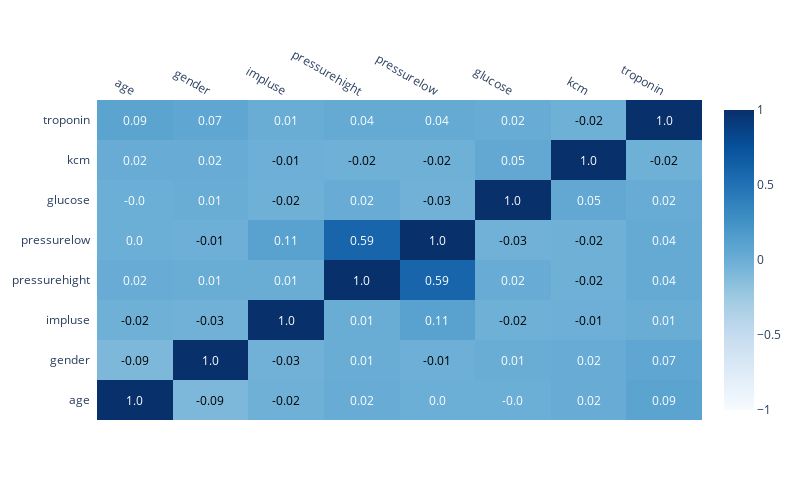

This figure's notebook cell:
### Markdown cell above
### Correlation matrix

### Code cell
!pip install plotly
import plotly.figure_factory as ff
# fraction value upto 2 decimal 
corr_matrix= correlation_matrix.round(2)  

fig = ff.create_annotated_heatmap(
    x=list(corr_matrix.columns),
    y=list(corr_matrix.index),
    z=corr_matrix.values,
    zmax=1.0,  # maximum value for color scale
    zmin=-1.0,  # minimum value for color scale
    colorscale="Blues") 

# Add color bar
colorbar = dict(
    title="Correlation",  # Color bar title
    tickvals=[-1, -0.5, 0, 0.5, 1],  # Specify tick positions
    ticktext=["-1", "-0.5", "0", "0.5", "1"],  # Specify tick labels
)

fig["data"][0]["showscale"] = True
fig["layout"]["coloraxis"]["colorbar"] = colorbar
fig.update_layout(
    height=500,
    width=800,
)

fig.show()

### Figure 1 — Plotly figure (JSON) as saved in the notebook; plotly's stock layout.template omitted (floating-point values rounded to 4 significant figures)
{"data": [{"colorscale": [[0, "rgb(247,251,255)"], [0.125, "rgb(222,235,247)"], [0.25, "rgb(198,219,239)"], [0.375, "rgb(158,202,225)"], [0.5, "rgb(107,174,214)"], [0.625, "rgb(66,146,198)"], [0.75, "rgb(33,113,181)"], [0.875, "rgb(8,81,156)"], [1, "rgb(8,48,107)"]], "reversescale": false, "showscale": true, "type": "heatmap", "x": ["age", "gender", "impluse", "pressurehight", "pressurelow", "glucose", "kcm", "troponin"], "y": ["age", "gender", "impluse", "pressurehight", "pressurelow", "glucose", "kcm", "troponin"], "z": [[1, -0.09, -0.02, 0.02, 0, 0, 0.02, 0.09], [-0.09, 1, -0.03, 0.01, -0.01, 0.01, 0.02, 0.07], [-0.02, -0.03, 1, 0.01, 0.11, -0.02, -0.01, 0.01], [0.02, 0.01, 0.01, 1, 0.59, 0.02, -0.02, 0.04], [0, -0.01, 0.11, 0.59, 1, -0.03, -0.02, 0.04], [0, 0.01, -0.02, 0.02, -0.03, 1, 0.05, 0.02], [0.02, 0.02, -0.01, -0.02, -0.02, 0.05, 1, -0.02], [0.09, 0.07, 0.01, 0.04, 0.04, 0.02, -0.02, 1]], "zmax": 1, "zmin": -1}], "layout": {"annotations": [{"font": {"color": "#FFFFFF"}, "showarrow": false, "text": "1.0", "x": "age", "xref": "x", "y": "age", "yref": "y"}, {"font": {"color": "#000000"}, "showarrow": false, "text": "-0.09", "x": "gender", "xref": "x", "y": "age", "yref": "y"}, {"font": {"color": "#000000"}, "showarrow": false, "text": "-0.02", "x": "impluse", "xref": "x", "y": "age", "yref": "y"}, {"font": {"color": "#FFFFFF"}, "showarrow": false, "text": "0.02", "x": "pressurehight", "xref": "x", "y": "age", "yref": "y"}, {"font": {"color": "#FFFFFF"}, "showarrow": false, "text": "0.0", "x": "pressurelow", "xref": "x", "y": "age", "yref": "y"}, {"font": {"color": "#FFFFFF"}, "showarrow": false, "text": "-0.0", "x": "glucose", "xref": "x", "y": "age", "yref": "y"}, {"font": {"color": "#FFFFFF"}, "showarrow": false, "text": "0.02", "x": "kcm", "xref": "x", "y": "age", "yref": "y"}, {"font": {"color": "#FFFFFF"}, "showarrow": false, "text": "0.09", "x": "troponin", "xref": "x", "y": "age", "yref": "y"}, {"font": {"color": "#000000"}, "showarrow": false, "text": "-0.09", "x": "age", "xref": "x", "y": "gender", "yref": "y"}, {"font": {"color": "#FFFFFF"}, "showarrow": false, "text": "1.0", "x": "gender", "xref": "x", "y": "gender", "yref": "y"}, {"font": {"color": "#000000"}, "showarrow": false, "text": "-0.03", "x": "impluse", "xref": "x", "y": "gender", "yref": "y"}, {"font": {"color": "#FFFFFF"}, "showarrow": false, "text": "0.01", "x": "pressurehight", "xref": "x", "y": "gender", "yref": "y"}, {"font": {"color": "#000000"}, "showarrow": false, "text": "-0.01", "x": "pressurelow", "xref": "x", "y": "gender", "yref": "y"}, {"font": {"color": "#FFFFFF"}, "showarrow": false, "text": "0.01", "x": "glucose", "xref": "x", "y": "gender", "yref": "y"}, {"font": {"color": "#FFFFFF"}, "showarrow": false, "text": "0.02", "x": "kcm", "xref": "x", "y": "gender", "yref": "y"}, {"font": {"color": "#FFFFFF"}, "showarrow": false, "text": "0.07", "x": "troponin", "xref": "x", "y": "gender", "yref": "y"}, {"font": {"color": "#000000"}, "showarrow": false, "text": "-0.02", "x": "age", "xref": "x", "y": "impluse", "yref": "y"}, {"font": {"color": "#000000"}, "showarrow": false, "text": "-0.03", "x": "gender", "xref": "x", "y": "impluse", "yref": "y"}, {"font": {"color": "#FFFFFF"}, "showarrow": false, "text": "1.0", "x": "impluse", "xref": "x", "y": "impluse", "yref": "y"}, {"font": {"color": "#FFFFFF"}, "showarrow": false, "text": "0.01", "x": "pressurehight", "xref": "x", "y": "impluse", "yref": "y"}, {"font": {"color": "#FFFFFF"}, "showarrow": false, "text": "0.11", "x": "pressurelow", "xref": "x", "y": "impluse", "yref": "y"}, {"font": {"color": "#000000"}, "showarrow": false, "text": "-0.02", "x": "glucose", "xref": "x", "y": "impluse", "yref": "y"}, {"font": {"color": "#000000"}, "showarrow": false, "text": "-0.01", "x": "kcm", "xref": "x", "y": "impluse", "yref": "y"}, {"font": {"color": "#FFFFFF"}, "showarrow": false, "text": "0.01", "x": "troponin", "xref": "x", "y": "impluse", "yref": "y"}, {"font": {"color": "#FFFFFF"}, "showarrow": false, "text": "0.02", "x": "age", "xref": "x", "y": "pressurehight", "yref": "y"}, {"font": {"color": "#FFFFFF"}, "showarrow": false, "text": "0.01", "x": "gender", "xref": "x", "y": "pressurehight", "yref": "y"}, {"font": {"color": "#FFFFFF"}, "showarrow": false, "text": "0.01", "x": "impluse", "xref": "x", "y": "pressurehight", "yref": "y"}, {"font": {"color": "#FFFFFF"}, "showarrow": false, "text": "1.0", "x": "pressurehight", "xref": "x", "y": "pressurehight", "yref": "y"}, {"font": {"color": "#FFFFFF"}, "showarrow": false, "text": "0.59", "x": "pressurelow", "xref": "x", "y": "pressurehight", "yref": "y"}, {"font": {"color": "#FFFFFF"}, "showarrow": false, "text": "0.02", "x": "glucose", "xref": "x", "y": "pressurehight", "yref": "y"}, {"font": {"color": "#000000"}, "showarrow": false, "text": "-0.02", "x": "kcm", "xref": "x", "y": "pressurehight", "yref": "y"}, {"font": {"color": "#FFFFFF"}, "showarrow": false, "text": "0.04", "x": "troponin", "xref": "x", "y": "pressurehight", "yref": "y"}, {"font": {"color": "#FFFFFF"}, "showarrow": false, "text": "0.0", "x": "age", "xref": "x", "y": "pressurelow", "yref": "y"}, {"font": {"color": "#000000"}, "showarrow": false, "text": "-0.01", "x": "gender", "xref": "x", "y": "pressurelow", "yref": "y"}, {"font": {"color": "#FFFFFF"}, "showarrow": false, "text": "0.11", "x": "impluse", "xref": "x", "y": "pressurelow", "yref": "y"}, {"font": {"color": "#FFFFFF"}, "showarrow": false, "text": "0.59", "x": "pressurehight", "xref": "x", "y": "pressurelow", "yref": "y"}, {"font": {"color": "#FFFFFF"}, "showarrow": false, "text": "1.0", "x": "pressurelow", "xref": "x", "y": "pressurelow", "yref": "y"}, {"font": {"color": "#000000"}, "showarrow": false, "text": "-0.03", "x": "glucose", "xref": "x", "y": "pressurelow", "yref": "y"}, {"font": {"color": "#000000"}, "showarrow": false, "text": "-0.02", "x": "kcm", "xref": "x", "y": "pressurelow", "yref": "y"}, {"font": {"color": "#FFFFFF"}, "showarrow": false, "text": "0.04", "x": "troponin", "xref": "x", "y": "pressurelow", "yref": "y"}, {"font": {"color": "#FFFFFF"}, "showarrow": false, "text": "-0.0", "x": "age", "xref": "x", "y": "glucose", "yref": "y"}, {"font": {"color": "#FFFFFF"}, "showarrow": false, "text": "0.01", "x": "gender", "xref": "x", "y": "glucose", "yref": "y"}, {"font": {"color": "#000000"}, "showarrow": false, "text": "-0.02", "x": "impluse", "xref": "x", "y": "glucose", "yref": "y"}, {"font": {"color": "#FFFFFF"}, "showarrow": false, "text": "0.02", "x": "pressurehight", "xref": "x", "y": "glucose", "yref": "y"}, {"font": {"color": "#000000"}, "showarrow": false, "text": "-0.03", "x": "pressurelow", "xref": "x", "y": "glucose", "yref": "y"}, {"font": {"color": "#FFFFFF"}, "showarrow": false, "text": "1.0", "x": "glucose", "xref": "x", "y": "glucose", "yref": "y"}, {"font": {"color": "#FFFFFF"}, "showarrow": false, "text": "0.05", "x": "kcm", "xref": "x", "y": "glucose", "yref": "y"}, {"font": {"color": "#FFFFFF"}, "showarrow": false, "text": "0.02", "x": "troponin", "xref": "x", "y": "glucose", "yref": "y"}, {"font": {"color": "#FFFFFF"}, "showarrow": false, "text": "0.02", "x": "age", "xref": "x", "y": "kcm", "yref": "y"}, {"font": {"color": "#FFFFFF"}, "showarrow": false, "text": "0.02", "x": "gender", "xref": "x", "y": "kcm", "yref": "y"}, {"font": {"color": "#000000"}, "showarrow": false, "text": "-0.01", "x": "impluse", "xref": "x", "y": "kcm", "yref": "y"}, {"font": {"color": "#000000"}, "showarrow": false, "text": "-0.02", "x": "pressurehight", "xref": "x", "y": "kcm", "yref": "y"}, {"font": {"color": "#000000"}, "showarrow": false, "text": "-0.02", "x": "pressurelow", "xref": "x", "y": "kcm", "yref": "y"}, {"font": {"color": "#FFFFFF"}, "showarrow": false, "text": "0.05", "x": "glucose", "xref": "x", "y": "kcm", "yref": "y"}, {"font": {"color": "#FFFFFF"}, "showarrow": false, "text": "1.0", "x": "kcm", "xref": "x", "y": "kcm", "yref": "y"}, {"font": {"color": "#000000"}, "showarrow": false, "text": "-0.02", "x": "troponin", "xref": "x", "y": "kcm", "yref": "y"}, {"font": {"color": "#FFFFFF"}, "showarrow": false, "text": "0.09", "x": "age", "xref": "x", "y": "troponin", "yref": "y"}, {"font": {"color": "#FFFFFF"}, "showarrow": false, "text": "0.07", "x": "gender", "xref": "x", "y": "troponin", "yref": "y"}, {"font": {"color": "#FFFFFF"}, "showarrow": false, "text": "0.01", "x": "impluse", "xref": "x", "y": "troponin", "yref": "y"}, {"font": {"color": "#FFFFFF"}, "showarrow": false, "text": "0.04", "x": "pressurehight", "xref": "x", "y": "troponin", "yref": "y"}, {"font": {"color": "#FFFFFF"}, "showarrow": false, "text": "0.04", "x": "pressurelow", "xref": "x", "y": "troponin", "yref": "y"}, {"font": {"color": "#FFFFFF"}, "showarrow": false, "text": "0.02", "x": "glucose", "xref": "x", "y": "troponin", "yref": "y"}, {"font": {"color": "#000000"}, "showarrow": false, "text": "-0.02", "x": "kcm", "xref": "x", "y": "troponin", "yref": "y"}, {"font": {"color": "#FFFFFF"}, "showarrow": false, "text": "1.0", "x": "troponin", "xref": "x", "y": "troponin", "yref": "y"}], "coloraxis": {"colorbar": {"ticktext": ["-1", "-0.5", "0", "0.5", "1"], "tickvals": [-1, -0.5, 0, 0.5, 1], "title": {"text": "Correlation"}}}, "height": 500, "width": 800, "xaxis": {"dtick": 1, "gridcolor": "rgb(0, 0, 0)", "side": "top", "ticks": ""}, "yaxis": {"dtick": 1, "ticks": "", "ticksuffix": "  "}}}
